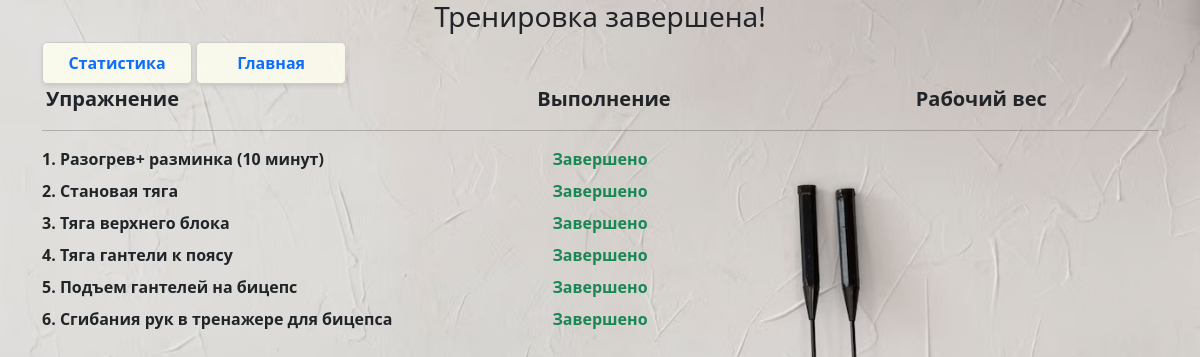
The app's page /statistics/details/18 with its own data.
### _models.py (models this page shows, shortened)
class Exercise(db.Model):
    __tablename__ = 'exercises'
    exercise_id = db.Column(db.Integer, primary_key=True)
    name = db.Column(db.String(50), default='New exercise')
    target = db.Column(db.String(20), default='')
    description = db.Column(db.String(300), default='')
    difficulty = db.Column(db.Integer, default=1)
    time_per_set = db.Column(db.Integer, default=1)
    counter = db.Column(db.Integer, default=0)
    filters = db.Column(JSON, default=[])  # LOCATION_FILTERS.keys
    user_training_exercises = relationship('UserTrainingExercise', back_populates='exercise')
    muscles = relationship('Muscle', secondary='exercise_muscles')
    training = db.relationship('Training', secondary='training_exercises', overlaps="exercises")
    training_exercises = relationship('TrainingExercise', back_populates='exercise')

### main.py (the view)
@app.route('/statistics/details/<int:user_training_id>')
def statistic_details(user_training_id):
    user_training_exercises = UserTrainingExercise.query.filter_by(user_training_id=user_training_id).all()
    finish_data = []
    for ute in user_training_exercises:
        ex = Exercise.query.get(ute.exercise_id)  # для ссылки на статистику упражнений
        ex_id = ex.exercise_id
        ex_name = ex.name
        ex_skipped = ute.skipped
        weight = ute.weight
        finish_data.append({'ex_id': ex_id, 'ex_name': ex_name, 'ex_skipped': ex_skipped, 'weight': weight})
    return render_template('training_finished.html', finish_data=finish_data)

### templates/training_finished.html (shortened to what this page needs)
{% extends 'base.html' %}
{% block body %}
<div class="container text-center">
<h3>Тренировка завершена!</h3>
</div>
<a href="/statistics" class="statistics-btn d-inline-flex p-2 fw-bold fs-6 link-underline link-underline-opacity-0">
    Статистика
</a>
<a href="/" class="statistics-btn d-inline-flex p-2 fw-bold fs-6 link-underline link-underline-opacity-0">
    Главная
</a>
<div class="row mb-0 fs-5">
        <div class="col mb-0 px-3 fw-semibold">
           Упражнение
        </div>
        <div class="col mb-0 fw-semibold text-center">
            Выполнение
        </div>
        <div class="col mb-0 fw-semibold text-center">
            Рабочий вес
        </div>
</div>
 <hr>
{% for ex in finish_data %}
    <div class="row mb-2 fs-6">
        <div class="col fw-semibold">
            {{loop.index}}. {{ex.ex_name}}
        </div>
        <div class="col mb-0 fw-semibold text-center">
            {% if not ex.ex_skipped %} <span class="text-success">Завершено</span> {% else %} <span class="text-danger">Пропущено</span> {% endif %}
        </div>
        <div class="col mb-0 fw-semibold text-center">
        </div>
    </div>
{% endfor %}
{% endblock %}

### static/css/main.css (style rules this page uses)
body { background-image: url('../imgs/background.jpg'); background-size: cover; background-repeat: no-repeat; background-attachment: fixed; }
.statistics-btn { display: flex; justify-content: center; padding: 2px; border: 1px solid #ccc; border-radius: 5px; background-color: rgba(255,255,240, 0.8); box-shadow: 0 2px 4px rgba(0, 0, 0, 0.1); max-width: 150px; width: 100%; }

### records on screen
Exercise: ex_name "Разогрев+ разминка (10 минут)"
Exercise: ex_name "Становая тяга"
Exercise: ex_name "Тяга верхнего блока"
Exercise: ex_name "Тяга гантели к поясу"
Exercise: ex_name "Подъем гантелей на бицепс"
Exercise: ex_name "Сгибания рук в тренажере для бицепса"
